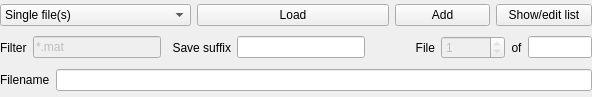
<?xml version="1.0" encoding="UTF-8"?>
<ui version="4.0">
 <class>fileLoader</class>
 <widget class="QWidget" name="fileLoader">
  <property name="geometry">
   <rect>
    <x>0</x>
    <y>0</y>
    <width>592</width>
    <height>97</height>
   </rect>
  </property>
  <property name="sizePolicy">
   <sizepolicy hsizetype="MinimumExpanding" vsizetype="MinimumExpanding">
    <horstretch>0</horstretch>
    <verstretch>0</verstretch>
   </sizepolicy>
  </property>
  <property name="windowTitle">
   <string>Form</string>
  </property>
  <layout class="QVBoxLayout" name="verticalLayout">
   <property name="sizeConstraint">
    <enum>QLayout::SetMinimumSize</enum>
   </property>
   <property name="leftMargin">
    <number>0</number>
   </property>
   <property name="topMargin">
    <number>0</number>
   </property>
   <property name="rightMargin">
    <number>0</number>
   </property>
   <property name="bottomMargin">
    <number>0</number>
   </property>
   <item>
    <layout class="QHBoxLayout" name="horizontalLayout_26" stretch="2,2,1,1">
     <item>
      <widget class="QComboBox" name="comboBoxSingMult">
       <item>
        <property name="text">
         <string>Single file(s)</string>
        </property>
       </item>
       <item>
        <property name="text">
         <string>Directory</string>
        </property>
       </item>
       <item>
        <property name="text">
         <string>Directory, recursive</string>
        </property>
       </item>
      </widget>
     </item>
     <item>
      <widget class="QPushButton" name="pushButtonLoad">
       <property name="text">
        <string>Load</string>
       </property>
      </widget>
     </item>
     <item>
      <widget class="QPushButton" name="pushButtonAdd">
       <property name="text">
        <string>Add</string>
       </property>
      </widget>
     </item>
     <item>
      <widget class="QPushButton" name="pushButtonShowFiles">
       <property name="text">
        <string>Show/edit list</string>
       </property>
      </widget>
     </item>
    </layout>
   </item>
   <item>
    <layout class="QHBoxLayout" name="horizontalLayout_28" stretch="0,2,1,2,1,1,0,1">
     <item>
      <widget class="QLabel" name="label_3">
       <property name="text">
        <string>Filter</string>
       </property>
      </widget>
     </item>
     <item>
      <widget class="QLineEdit" name="lineEditLoadFilter">
       <property name="enabled">
        <bool>false</bool>
       </property>
       <property name="toolTip">
        <string>&lt;html&gt;&lt;head/&gt;&lt;body&gt;&lt;p&gt;Filter to determine what files are loaded from directories.&lt;/p&gt;&lt;p&gt;Can also be used to filter subdirectories in recursive mode, eg Slide*/*.mat&lt;/p&gt;&lt;/body&gt;&lt;/html&gt;</string>
       </property>
       <property name="text">
        <string>*.mat</string>
       </property>
      </widget>
     </item>
     <item>
      <widget class="QLabel" name="label_13">
       <property name="text">
        <string>Save suffix</string>
       </property>
       <property name="alignment">
        <set>Qt::AlignRight|Qt::AlignTrailing|Qt::AlignVCenter</set>
       </property>
      </widget>
     </item>
     <item>
      <widget class="QLineEdit" name="lineEditSaveExt">
       <property name="toolTip">
        <string>Extension added before .mat in output files.</string>
       </property>
       <property name="text">
        <string/>
       </property>
      </widget>
     </item>
     <item>
      <widget class="QLabel" name="label">
       <property name="text">
        <string>File</string>
       </property>
       <property name="alignment">
        <set>Qt::AlignRight|Qt::AlignTrailing|Qt::AlignVCenter</set>
       </property>
      </widget>
     </item>
     <item>
      <widget class="QSpinBox" name="spinBoxFileNumber">
       <property name="enabled">
        <bool>false</bool>
       </property>
       <property name="keyboardTracking">
        <bool>false</bool>
       </property>
       <property name="minimum">
        <number>1</number>
       </property>
       <property name="maximum">
        <number>1</number>
       </property>
      </widget>
     </item>
     <item>
      <widget class="QLabel" name="label_10">
       <property name="text">
        <string>of</string>
       </property>
       <property name="alignment">
        <set>Qt::AlignCenter</set>
       </property>
      </widget>
     </item>
     <item>
      <widget class="QLineEdit" name="lineEditTotal">
       <property name="readOnly">
        <bool>true</bool>
       </property>
      </widget>
     </item>
    </layout>
   </item>
   <item>
    <layout class="QHBoxLayout" name="horizontalLayout_27">
     <item>
      <widget class="QLabel" name="label_2">
       <property name="text">
        <string>Filename</string>
       </property>
      </widget>
     </item>
     <item>
      <widget class="QLineEdit" name="lineEditFilename">
       <property name="readOnly">
        <bool>true</bool>
       </property>
      </widget>
     </item>
    </layout>
   </item>
  </layout>
 </widget>
 <resources/>
 <connections/>
</ui>
